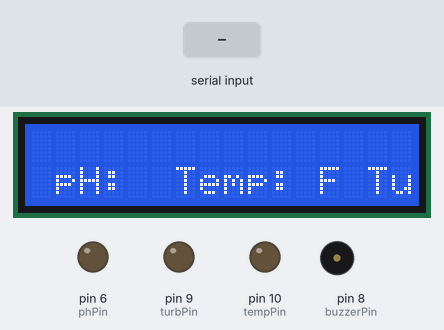
A sketch run on a simulated Arduino Mega 2560, built with avr-gcc and run on an emulated ATmega2560. On the bench: 16×2 character LCD, output pins drawn as LEDs (lit = HIGH), buzzer (waves = sounding). Inputs (shaded band) come from the test bench. What the sketch prints to the serial monitor is not drawn.

Above: at 3.6 s.
3.7 s: "DANGEROUS\n" received over the second serial link
At 5.1 s:
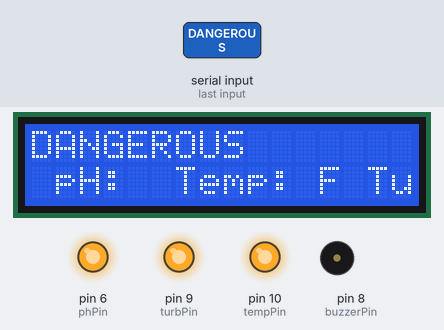
6.7 s: "RISKY\n" received over the second serial link
At 7.6 s:
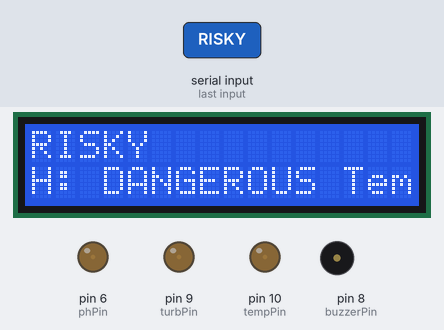
9.7 s: "SAFE\n" received over the second serial link
At 11.1 s:
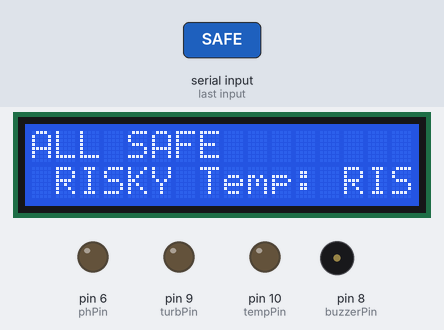
12.7 s: "1\n" received over the second serial link
At 13.2 s:
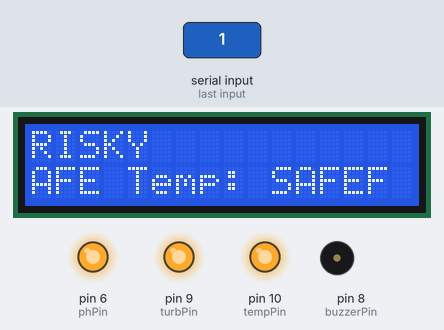
15.7 s: "SAFE\n" received over the second serial link
At 16.8 s:
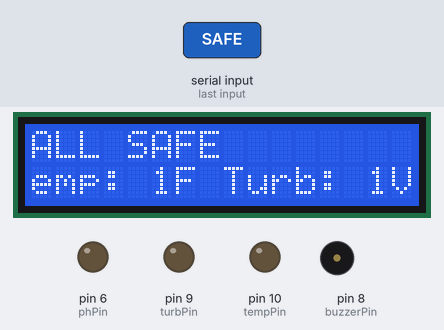
18.7 s: "0\n" received over the second serial link
At 19.0 s:
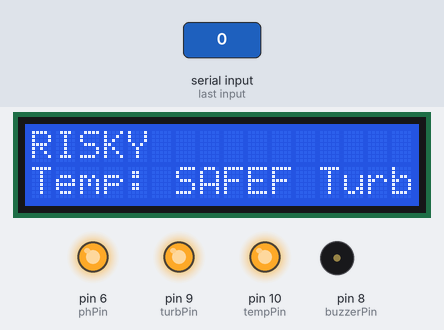
Timing chart, 0 to 21.7 s (numbered marks = the images above; inputs shaded):
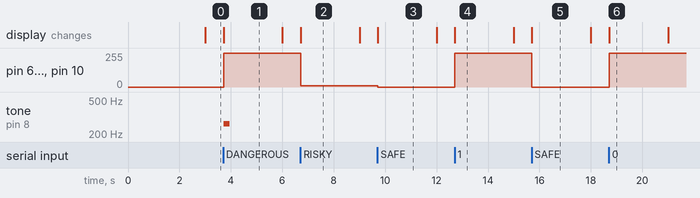

Measured:
- after the input at 3.7 s, pin 6 (phPin), pin 9 (turbPin), pin 10 (tempPin): 0/255 → 254/255 at once; tone on pin 8 (buzzerPin): silent → 262 Hz at once, → silent 0.25 s later; the display: changes at once (image 1)
- after the input at 6.7 s, pin 6 (phPin), pin 9 (turbPin), pin 10 (tempPin): 254/255 → 10/255 at once; the display: changes at once (image 2)
- after the input at 9.7 s, pin 6 (phPin), pin 9 (turbPin), pin 10 (tempPin): 10/255 → 0/255 at once; the display: changes at once (image 3)
- after the input at 12.7 s, pin 6 (phPin), pin 9 (turbPin), pin 10 (tempPin): 0/255 → 254/255 at once; the display: changes at once (image 4)
- after the input at 15.7 s, pin 6 (phPin), pin 9 (turbPin), pin 10 (tempPin): 254/255 → 0/255 at once; the display: changes at once (image 5)
- after the input at 18.7 s, pin 6 (phPin), pin 9 (turbPin), pin 10 (tempPin): 0/255 → 254/255 at once; the display: changes at once (image 6)
- what the display in image 1 shows lasts 2.3 s, from 3.7 s to 6.0 s

The sketch:

arduino3.ino
```cpp
/*

  Jessie Nouna, jnoun2, jnoun2@uic.edu
  Kyla Gonzalez, kgonza39, kgonza39@uic.edu
  Fariha Siyadath, fsiya2, fsiya2@uic.edu

  Group #42
  Project name: AquaScout

  Abstract
  Our project is a water quality sensor that will monitor the PH,
  the temperature, and the turbidity of water using the respective waterproof
  sensors. Information regarding the water quality will be displayed
  using buzzers, LEDs, an LCD screen. An accompanying UI, built with Processing,
  tracks metrics and sends alerts to view water quality over time. Through this
  project, we provide an avenue to continuously collect and display data on water
  quality for drinking water.

  File Summary
  This file instructs Arduino 3, which takes a message from Arduino 2
  that contains information about the status and value reading of
  the pH, temperature, and turbidity sensors. It sends the information to Processing
  to set up the user interface, and it updates the LCD and LEDs to provide
  visual indicators of the sensor status.

*/

#include <LiquidCrystal.h>
#include <SoftwareSerial.h>
#include "pitches.h"

// Define serial connections
SoftwareSerial mySerial(0, 13); // RX, TX

// Buzzer variables
int melody[] = {
  NOTE_C4, NOTE_G3, NOTE_G3, NOTE_A3, NOTE_G3, 0, NOTE_B3, NOTE_C4
};
int noteDurations[] = {
  4, 8, 8, 4, 4, 4, 4, 4
};

// set up index and quote values
int index = 0;
String phStatus = "";
String tempStatus = "";
String turbStatus = "";
String ph = "";
String temp = "";
String turb = "";

// LCD pins
const int rs = 12, en = 11, d4 = 5, d5 = 4, d6 = 3, d7 = 2;
LiquidCrystal lcd(rs, en, d4, d5, d6, d7);

// Sensor data pins
int phPin = 6;
int tempPin = 10;
int turbPin = 9;
int buzzerPin = 8;

// buzzer variables
bool buzzerActive = false;
unsigned long buzzerStartTime = 0;
const unsigned long buzzerDuration = 2000;

// Timing variables
unsigned long prev = 0;
const long interval = 3000;

// String to send to Processing
char buffer[40];
String toSend = "";

void setup() {

  Serial.begin(9600);   // Serial output for debugging
  Serial1.begin(9600);  // Serial connection for recieving

  // Set LED pins for output
  pinMode(phPin,OUTPUT);
  pinMode(tempPin,OUTPUT);
  pinMode(turbPin,OUTPUT);
  pinMode(buzzerPin, OUTPUT);

  // Start LCD screen
  lcd.begin(16, 2);

}


void loop() {

  if (Serial1.available()) {
    // Read message from arduino 2
    String message = Serial1.readStringUntil('\n');

    // Send the message using Processing
    toSend = message;

    // Deconstruct message to extract pH status
    int commaInd = message.indexOf(',');
    phStatus = message.substring(0,commaInd);
    message = message.substring(commaInd + 1);

    // Deconstruct message to extract pH value
    commaInd = message.indexOf(',');
    ph = message.substring(0,commaInd);
    ph.trim();
    message = message.substring(commaInd + 1);

    // Deconstruct message to extract temperature status
    commaInd = message.indexOf(',');
    tempStatus = message.substring(0,commaInd);
    message = message.substring(commaInd + 1);

    // Deconstruct message to extract temperature value
    commaInd = message.indexOf(',');
    temp = message.substring(0,commaInd);
    temp.trim();
    message = message.substring(commaInd + 1);

    // Deconstruct message to extract turbidity status
    commaInd = message.indexOf(',' );
    turbStatus = message.substring(0,commaInd);
    message = message.substring(commaInd + 1);

    // Leftover is the turbidity value
    turb = message;
    turb.trim();

    // Reset LCD
    lcd.setCursor(0,0);
    lcd.print("                ");
    lcd.setCursor(0,0);

    // Set first line of LCD to display the status based on the 3 sensor readings
    // If all readings are safe, overall status is safe
    if (phStatus == "SAFE" && tempStatus == "SAFE" && turbStatus == "SAFE"){
      sprintf(buffer, "ALL SAFE");
      lcd.print(buffer);
    }
    // If at least one reading is dangerous, then overall status is dangerous
    else if (phStatus == "DANGEROUS" || tempStatus == "DANGEROUS" || turbStatus == "DANGEROUS"){
      sprintf(buffer, "DANGEROUS");
      lcd.print(buffer);
      buzzerActive = true;
      buzzerStartTime = millis();
      playSong();
    }
    // If no readings are dangerous, but at least one is risky, overall status is risky
    else{
      sprintf(buffer, "RISKY");
      lcd.print(buffer);
    }

    // Update the LEDs based on the respective sensor status
    updateLED(phStatus, phPin);
    updateLED(tempStatus, tempPin);
    updateLED(turbStatus, turbPin);

  }

  // Display reading values on the LCD screen
  String toDisplay = " pH: " + ph + " Temp: " + temp + "F Turb: " + turb + "V";

  unsigned curr = millis();

  // Update LCD every interval
  if (curr - prev >= interval){
    prev = curr;
    lcd.setCursor(0,1);
    // function to set display text
    printText(toDisplay);
    // output for debugging
    Serial.println(toSend);
  }
}


// This function sets the buzzer alert tone
void playSong(){
    for (int thisNote = 0; thisNote < 8; thisNote++) {
      int noteDuration = 1000 / noteDurations[thisNote];
      tone(8, melody[thisNote], noteDuration);
    }
}


// This function sets the LCD display to output sensor information
void printText(String quote){

    // Sets up LCD to scroll
    String snippet = quote.substring(index, index + 16);

    // if you end up with something that is less than 16 charcters, get whats left of the quote
    if (snippet.length() < 16){
    snippet += quote.substring(0, 16 - snippet.length());
    }

    // Set the cursor to print string
    lcd.setCursor(0,1);
    lcd.print(snippet);

    // if your index ends up being bigger than the length of the code,
    if (index > quote.length()){
    index = 0;
    }

    index++;
    index++;

}

// This function updates an LED based on a given status and pin
void updateLED(String stat, int pin){
  // Green if status is safe
  if (stat == "SAFE"){
    analogWrite(pin, 0);
  }
  // Yellow if status is risky
  else if (stat == "RISKY"){
    analogWrite(pin, 10);
  }
  // Red if status is dangerous
  else{
    analogWrite(pin, 254);
  }
}
```

pitches.h
```cpp
/*************************************************
   Public Constants
 *************************************************/

#define NOTE_B0 31
#define NOTE_C1 33
#define NOTE_CS1 35
#define NOTE_D1 37
#define NOTE_DS1 39
#define NOTE_E1 41
#define NOTE_F1 44
#define NOTE_FS1 46
#define NOTE_G1 49
#define NOTE_GS1 52
#define NOTE_A1 55
#define NOTE_AS1 58
#define NOTE_B1 62
#define NOTE_C2 65
#define NOTE_CS2 69
#define NOTE_D2 73
#define NOTE_DS2 78
#define NOTE_E2 82
#define NOTE_F2 87
#define NOTE_FS2 93
#define NOTE_G2 98
#define NOTE_GS2 104
#define NOTE_A2 110
#define NOTE_AS2 117
#define NOTE_B2 123
#define NOTE_C3 131
#define NOTE_CS3 139
#define NOTE_D3 147
#define NOTE_DS3 156
#define NOTE_E3 165
#define NOTE_F3 175
#define NOTE_FS3 185
#define NOTE_G3 196
#define NOTE_GS3 208
#define NOTE_A3 220
#define NOTE_AS3 233
#define NOTE_B3 247
#define NOTE_C4 262
#define NOTE_CS4 277
#define NOTE_D4 294
#define NOTE_DS4 311
#define NOTE_E4 330
#define NOTE_F4 349
#define NOTE_FS4 370
#define NOTE_G4 392
#define NOTE_GS4 415
#define NOTE_A4 440
#define NOTE_AS4 466
#define NOTE_B4 494
#define NOTE_C5 523
#define NOTE_CS5 554
#define NOTE_D5 587
#define NOTE_DS5 622
#define NOTE_E5 659
#define NOTE_F5 698
#define NOTE_FS5 740
#define NOTE_G5 784
#define NOTE_GS5 831
#define NOTE_A5 880
#define NOTE_AS5 932
#define NOTE_B5 988
#define NOTE_C6 1047
#define NOTE_CS6 1109
#define NOTE_D6 1175
#define NOTE_DS6 1245
#define NOTE_E6 1319
#define NOTE_F6 1397
#define NOTE_FS6 1480
#define NOTE_G6 1568
#define NOTE_GS6 1661
#define NOTE_A6 1760
#define NOTE_AS6 1865
#define NOTE_B6 1976
#define NOTE_C7 2093
#define NOTE_CS7 2217
#define NOTE_D7 2349
#define NOTE_DS7 2489
#define NOTE_E7 2637
#define NOTE_F7 2794
#define NOTE_FS7 2960
#define NOTE_G7 3136
#define NOTE_GS7 3322
#define NOTE_A7 3520
#define NOTE_AS7 3729
#define NOTE_B7 3951
#define NOTE_C8 4186
#define NOTE_CS8 4435
#define NOTE_D8 4699
#define NOTE_DS8 4978
```
